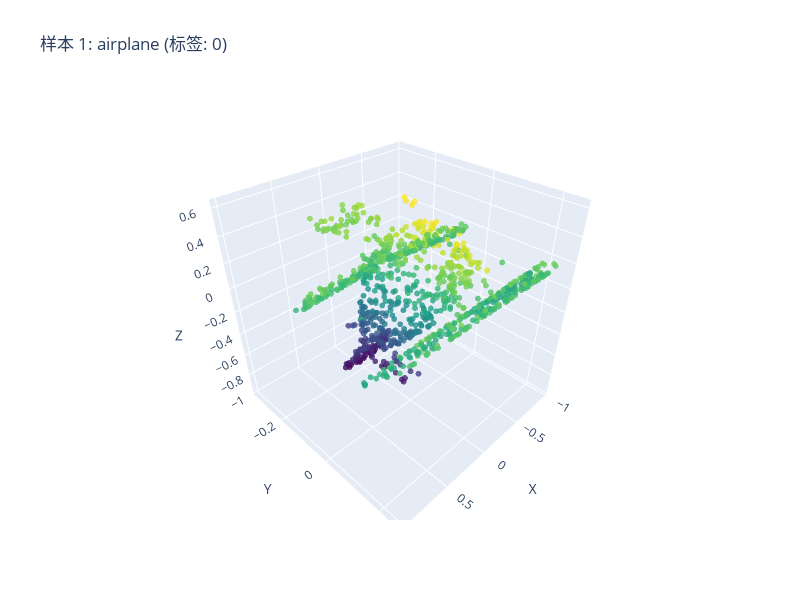

Notebook code cell kept with this figure:
### Markdown cell above
## 五、3D数据可视化展示

### Code cell
# 使用Plotly进行3D点云可视化
def visualize_point_cloud_plotly(points, title="3D Point Cloud", colors=None):
    """
    使用Plotly可视化3D点云
    Args:
        points: 点云数据 (N, 3)
        title: 图表标题
        colors: 颜色数组，可选
    """
    if colors is None:
        colors = points[:, 2]  # 使用Z坐标作为颜色
    
    fig = go.Figure(data=[go.Scatter3d(
        x=points[:, 0],
        y=points[:, 1], 
        z=points[:, 2],
        mode='markers',
        marker=dict(
            size=2,
            color=colors,
            colorscale='Viridis',
            opacity=0.8
        ),
        text=[f'Point {i}' for i in range(len(points))],
        hovertemplate='X: %{x}<br>Y: %{y}<br>Z: %{z}<extra></extra>'
    )])
    
    fig.update_layout(
        title=title,
        scene=dict(
            xaxis_title='X',
            yaxis_title='Y',
            zaxis_title='Z',
            aspectmode='cube'
        ),
        width=800,
        height=600
    )
    
    return fig

# 可视化几个不同类别的样本
print("正在生成3D可视化...")

# 选择几个不同类别的样本进行展示
sample_indices = [0, 100, 200, 300, 400]  # 选择5个样本
figs = []

for i, idx in enumerate(sample_indices):
    sample = dataset['train'][idx]
    points = np.array(sample['inputs'])
    processed_points = preprocess_point_cloud(points)
    class_name = label_to_class[sample['label']]
    
    fig = visualize_point_cloud_plotly(
        processed_points, 
        title=f"样本 {i+1}: {class_name} (标签: {sample['label']})"
    )
    figs.append(fig)

# 显示第一个样本
print("显示第一个3D样本:")
figs[0].show()

### Figure 1 — Plotly figure (JSON) as saved in the notebook; plotly's stock layout.template omitted (floating-point values rounded to 4 significant figures; data arrays with more than 128 entries replaced by an {"elided": "..."} marker saying what was removed)
{"data": [{"hovertemplate": "X: %{x}<br>Y: %{y}<br>Z: %{z}<extra></extra>", "marker": {"color": {"elided": "1024 float values"}, "colorscale": [[0, "#440154"], [0.1111, "#482878"], [0.2222, "#3e4989"], [0.3333, "#31688e"], [0.4444, "#26828e"], [0.5556, "#1f9e89"], [0.6667, "#35b779"], [0.7778, "#6ece58"], [0.8889, "#b5de2b"], [1, "#fde725"]], "opacity": 0.8, "size": 2}, "mode": "markers", "text": {"elided": "1024 str values"}, "type": "scatter3d", "x": {"elided": "1024 float values"}, "y": {"elided": "1024 float values"}, "z": {"elided": "1024 float values"}}], "layout": {"height": 600, "scene": {"aspectmode": "cube", "xaxis": {"title": {"text": "X"}}, "yaxis": {"title": {"text": "Y"}}, "zaxis": {"title": {"text": "Z"}}}, "title": {"text": "样本 1: airplane (标签: 0)"}, "width": 800}}
